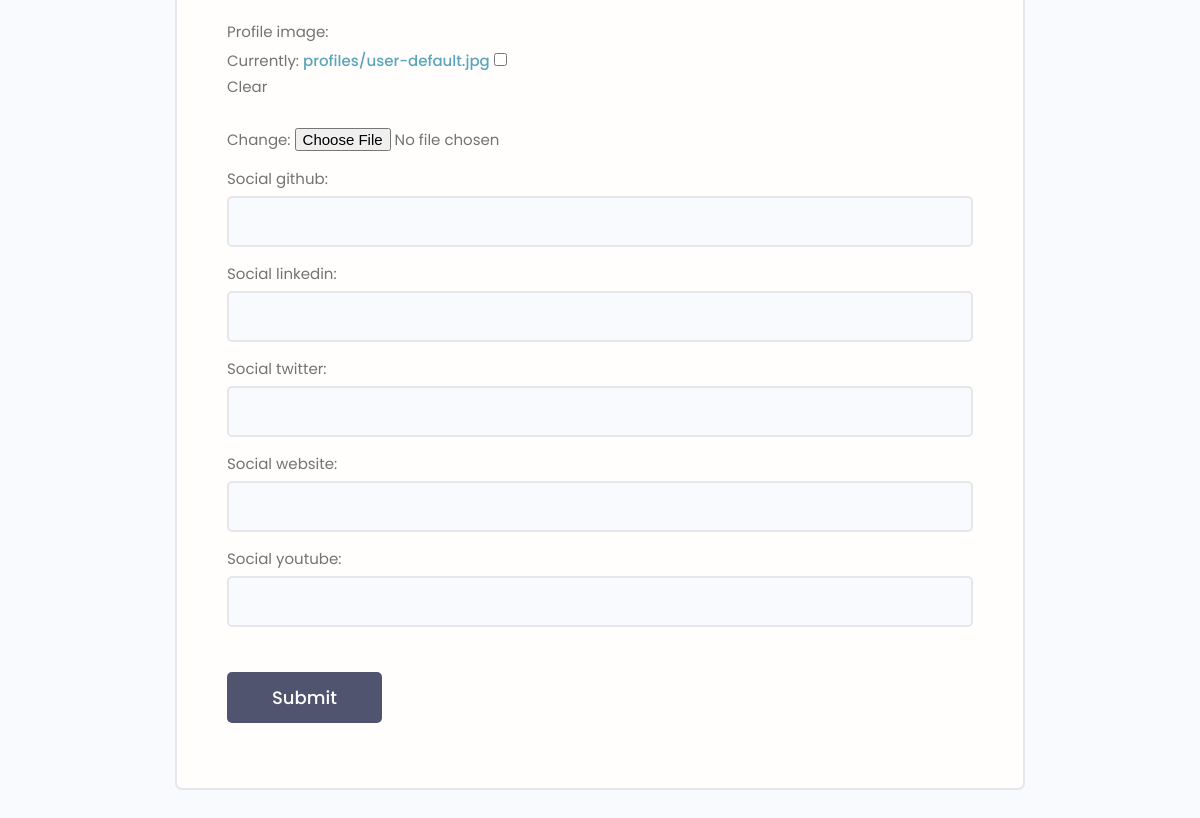
Before: /edit-account/ (signed in, lower part) with the older database file.
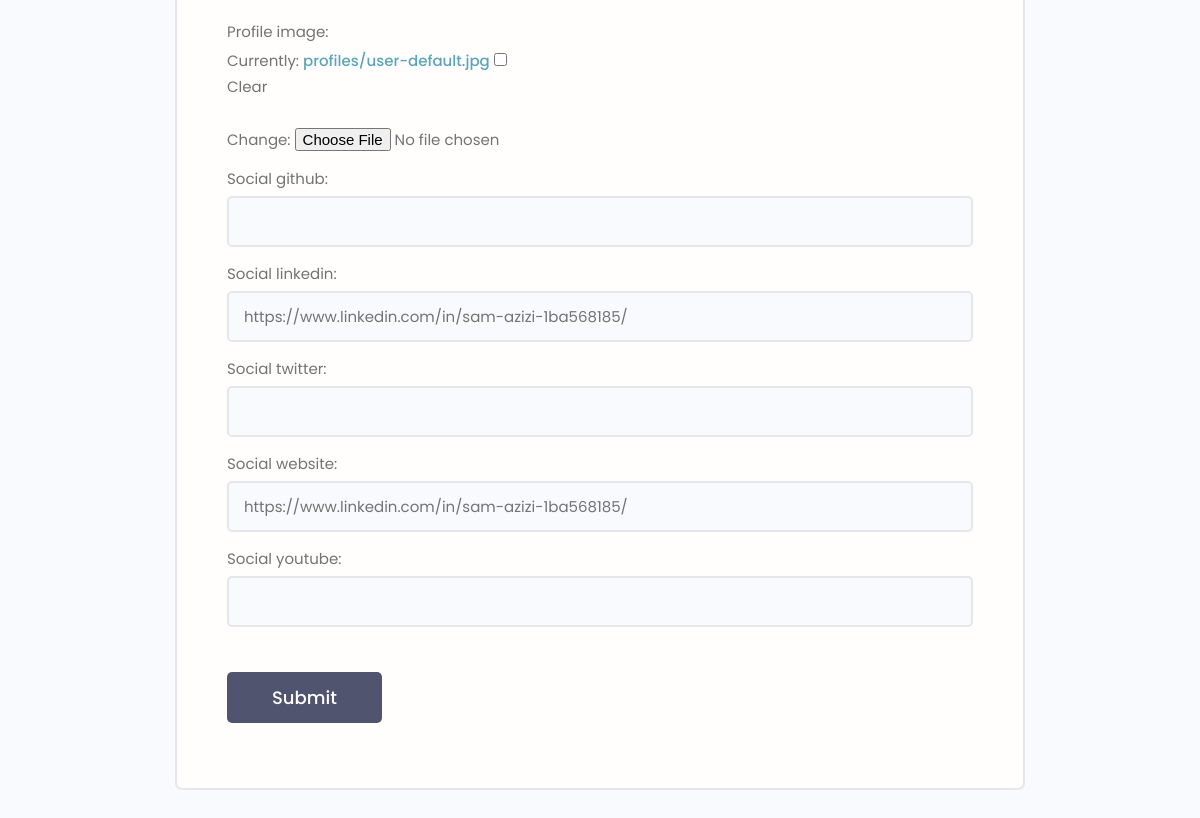
After: the same page with the newer database file.
### users/models.py (models this page shows, shortened)
class Profile(models.Model):
    user = models.OneToOneField(User, on_delete=models.CASCADE,null=True, blank=True )
    name = models.CharField(max_length=200, blank=True, null=True)
    email = models.EmailField(null=True, blank=True)
    username = models.CharField(max_length=200,null=True, blank=True)
    short_intro = models.CharField(max_length=200, blank=True, null=True)
    bio = models.TextField(null=True, blank=True)
    location = models.CharField(max_length=200,blank=True, null=True)
    profile_image = models.ImageField(default='profiles/user-default.jpg',null=True,blank=True, upload_to='profiles/')
    social_github = models.CharField(max_length=200, blank=True, null=True)
    social_twitter =  models.CharField(max_length=200, blank=True, null=True)
    social_linkedin =  models.CharField(max_length=200, blank=True, null=True)
    social_youtube =  models.CharField(max_length=200, blank=True, null=True)
    social_website =  models.CharField(max_length=200, blank=True, null=True)
    created = models.DateTimeField(auto_now_add=True)
    id = models.UUIDField(default=uuid.uuid4, unique=True,
                          primary_key=True, editable=False)
    class Meta:
        ordering =["created"]

### users/views.py (the view, shortened to what this page needs)
# urls.py: path('edit-account/',views.editAccount, name='edit-account'),
@login_required(login_url='users:login')
def editAccount(request):
    profile = request.user.profile
    form = ProfileForm(instance=profile)
    context = {
        'form':form
    }
    return  render(request,'users/profile_form.html',context)

### users/form.py
class ProfileForm(ModelForm):
    class Meta:
        model = Profile
        fields = ['name','email','username',
                  'location','short_intro','bio','profile_image',
                  'social_github','social_linkedin','social_twitter','social_website','social_youtube']
    def __init__(self,*args, **kwargs):
        super(ProfileForm, self).__init__(*args, **kwargs)
        for name , field in self.fields.items():
            field.widget.attrs.update({'class': 'input'})

### users/templates/users/profile_form.html (shortened to what this page needs)
{% extends 'main.html' %}
{% load static %}
{% block content%}
    <main class="formPage my-xl">
        <div class="content-box">
            <div class="formWrapper">
                <br>
                <form    class="form" method="POST" enctype="multipart/form-data">
                    {% for field in form  %}
                    <div class="form__field">
                        <label for="formInput#text">{{ field.label }}: </label>
                        {{ field }}
                    </div>
                    {% endfor %}
                    <input class="btn btn--sub btn--lg  my-md" type="submit" value="Submit" />
                </form>
            </div>
        </div>
    </main>
{% endblock %}

Changed rows visible on the page:
changed Profile: social_linkedin (not shown) → "https://www.linkedin.com/in/sam-azizi-1ba568185/"; social_website (not shown) → "https://www.linkedin.com/in/sam-azizi-1ba568185/"
